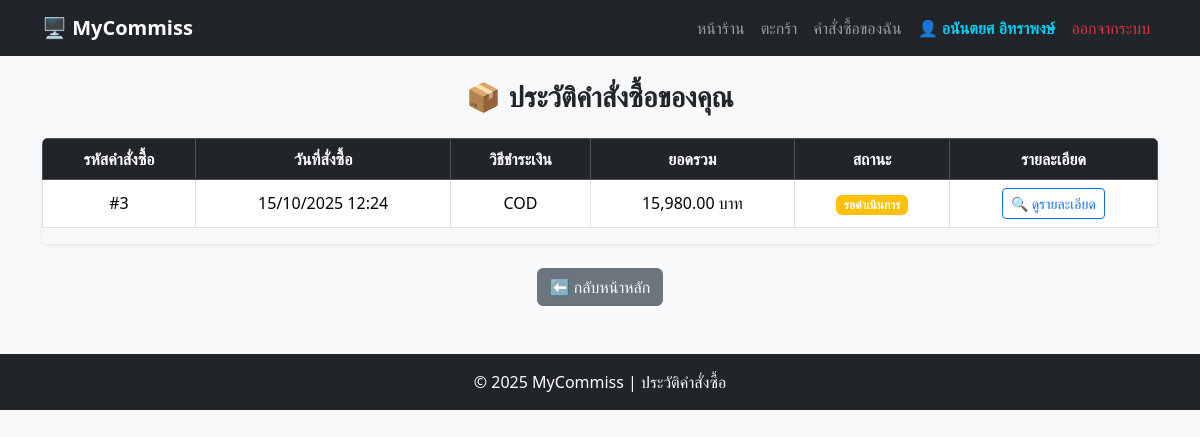
The page /user/orders.php (signed in) on the database its author committed.
### tables this page shows
CREATE TABLE `orders` (
  `order_id` int(11) NOT NULL,
  `customer_id` int(11) DEFAULT NULL,
  `total_price` decimal(10,2) NOT NULL,
  `shipping_address` text DEFAULT NULL,
  `payment_method` enum('COD','BANK_TRANSFER','QR','CASH') DEFAULT 'COD',
  `payment_status` enum('รอดำเนินการ','ชำระเงินแล้ว','ยกเลิก') DEFAULT 'รอดำเนินการ',
  `order_status` enum('รอดำเนินการ','กำลังจัดเตรียม','จัดส่งแล้ว','สำเร็จ','ยกเลิก') DEFAULT 'รอดำเนินการ',
  `order_date` timestamp NOT NULL DEFAULT current_timestamp(),
  `shipped_date` datetime DEFAULT NULL,
  `tracking_number` varchar(100) DEFAULT NULL,
  `note` text DEFAULT NULL
);

### user/orders.php (the view, shortened to what this page needs)
<?php
include("connectdb.php");
$customer_id = $_SESSION['customer_id'];
$sql = "SELECT * FROM orders WHERE customer_id = :cid ORDER BY order_date DESC";
$stmt = $conn->prepare($sql);
$stmt->bindParam(':cid', $customer_id, PDO::PARAM_INT);
$stmt->execute();
$orders = $stmt->fetchAll(PDO::FETCH_ASSOC);
?>
<!DOCTYPE html>
<html lang="th">
<head>
  <link href="https://cdn.jsdelivr.net/npm/bootstrap@5.3.2/dist/css/bootstrap.min.css" rel="stylesheet">
</head>
<body class="bg-light">
<?php include("navbar_user.php"); ?>
<div class="container mt-4">
  <h3 class="fw-bold mb-4 text-center">📦 ประวัติคำสั่งซื้อของคุณ</h3>
  <?php if (empty($orders)): ?>
    <div class="alert alert-info text-center shadow-sm">
      😕 ยังไม่มีคำสั่งซื้อในระบบ<br>
      <a href="index.php" class="btn btn-primary mt-3">⬅️ กลับไปเลือกซื้อสินค้า</a>
    </div>
  <?php else: ?>
    <div class="table-responsive shadow-sm rounded">
      <table class="table align-middle table-bordered bg-white">
        <thead class="table-dark text-center">
          <tr>
            <th>รหัสคำสั่งซื้อ</th>
            <th>วันที่สั่งซื้อ</th>
            <th>วิธีชำระเงิน</th>
            <th>ยอดรวม</th>
            <th>สถานะ</th>
            <th>รายละเอียด</th>
          </tr>
        </thead>
        <tbody class="text-center">
          <?php foreach ($orders as $o): ?>
            <?php
              $status = $o['payment_status'] ?? 'รอดำเนินการ';
              if ($status === 'ชำระเงินแล้ว') {
                $badgeClass = 'success';
              } elseif ($status === 'ยกเลิก') {
                $badgeClass = 'danger';
              } else {
                $badgeClass = 'warning';
              }
            ?>
            <tr>
              <td>#<?= $o['order_id'] ?></td>
              <td><?= date('d/m/Y H:i', strtotime($o['order_date'])) ?></td>
              <td><?= htmlspecialchars($o['payment_method']) ?></td>
              <td><?= number_format($o['total_price'], 2) ?> บาท</td>
              <td><span class="badge bg-<?= $badgeClass ?>"><?= htmlspecialchars($status) ?></span></td>
              <td>
                <a href="order_detail.php?id=<?= $o['order_id'] ?>" class="btn btn-sm btn-outline-primary">
                  🔍 ดูรายละเอียด
                </a>
              </td>
            </tr>
          <?php endforeach; ?>
        </tbody>
      </table>
    </div>
  <?php endif; ?>
  <div class="text-center mt-4">
    <a href="index.php" class="btn btn-secondary">⬅️ กลับหน้าหลัก</a>
  </div>
</div>
<footer class="text-center py-3 mt-5 bg-dark text-white">
  © <?= date('Y') ?> MyCommiss | ประวัติคำสั่งซื้อ
</footer>
</body>
</html>

### rows shown on the page
orders: order_id "3", order_date "15/10/2025 12:24", payment_method "COD", total_price "15,980.00", payment_status "รอดำเนินการ"

### other values the page prints
$_SESSION['customer_name'] "อนันตยศ อิทราพงษ์"
